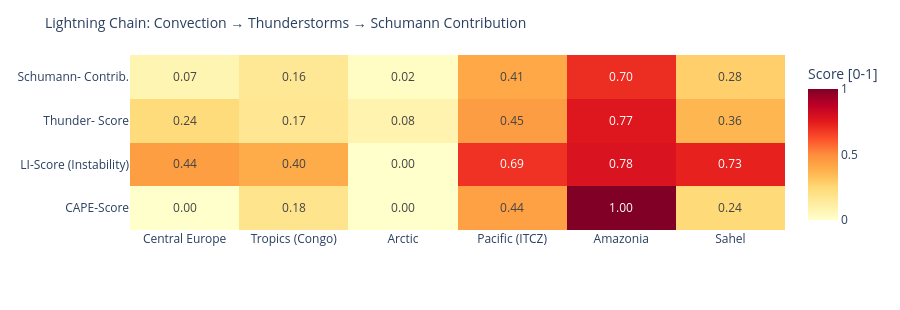

Write notebook code for a chart like this one.
### Code cell
# ============================================================
# LIGHTNING CHAIN: Convection → Thunderstorms → Schumann
# Shows the causal chain per measurement point as heatmap
# ============================================================

def cape_score(v):
    """CAPE → normalized score [0,1]"""
    if v is None or pd.isna(v): return 0.0
    return min(1.0, float(v) / 3000)

def li_score(v):
    """Lifted Index: negative = unstable → score [0,1]"""
    if v is None or pd.isna(v): return 0.3
    return min(1.0, max(0.0, (-float(v) + 6) / 12))

def cloud_score(v):
    if v is None or pd.isna(v): return 0.3
    return float(v) / 100

def thunder_score(row):
    """Kombinierter Gewitterwahrscheinlichkeits-Score
    CAPE + LI + Bedeckung + WMO-Gewitter + konvektiver Niederschlag (showers)
    Hinweis: X-Ray und Kp sind kein Bestandteil – nur geomagn./solarer Kontext.
    """
    cs = cape_score(row.get('cape'))
    ls = li_score(row.get('li'))
    cl = cloud_score(row.get('cloud'))
    t  = 1.0 if row.get('thunderstorm') else 0.0
    # Convective precipitation (showers) as additional indicator
    sh = min(1.0, (row.get('showers') or 0) / 5.0)
    return round(cs * 0.30 + ls * 0.25 + cl * 0.15 + t * 0.20 + sh * 0.10, 3)

def schumann_contribution(t_score, lat):
    """Schumann contribution: higher in tropics (±30°), scaled by thunderstorm score"""
    lat_weight = max(0.3, 1.0 - abs(lat) / 60)
    return round(t_score * lat_weight, 3)

df_atm['cape_score']   = df_atm.apply(lambda r: cape_score(r['cape']), axis=1)
df_atm['li_score']     = df_atm.apply(lambda r: li_score(r['li']),    axis=1)
df_atm['thunder_score']= df_atm.apply(lambda r: thunder_score(r.to_dict()), axis=1)
df_atm['schumann_contribution'] = df_atm.apply(
    lambda r: schumann_contribution(r['thunder_score'], r['lat']), axis=1)

metrics = ['cape_score', 'li_score', 'thunder_score', 'schumann_contribution']
labels  = ['CAPE-Score', 'LI-Score\n(Instability)', 'Thunder-\nScore', 'Schumann-\nContrib.']
z_data  = [df_atm[m].tolist() for m in metrics]

fig = go.Figure(go.Heatmap(
    z=z_data,
    x=df_atm['point'].tolist(),
    y=labels,
    colorscale='YlOrRd',
    zmin=0, zmax=1,
    text=[[f'{v:.2f}' for v in row] for row in z_data],
    texttemplate='%{text}', textfont=dict(size=12),
    colorbar=dict(title='Score [0-1]')
))
fig.update_layout(
    title=dict(text='Lightning Chain: Convection → Thunderstorms → Schumann Contribution', font=dict(size=14)),
    height=310,
    plot_bgcolor='rgba(0,0,0,0)', paper_bgcolor='rgba(0,0,0,0)',
    margin=dict(l=130, r=80, t=55, b=80)
)
fig.show()

### Figure 1 — Plotly figure (JSON) as saved in the notebook; plotly's stock layout.template omitted (floating-point values rounded to 4 significant figures)
{"data": [{"colorbar": {"title": {"text": "Score [0-1]"}}, "colorscale": [[0.0, "rgb(255,255,204)"], [0.125, "rgb(255,237,160)"], [0.25, "rgb(254,217,118)"], [0.375, "rgb(254,178,76)"], [0.5, "rgb(253,141,60)"], [0.625, "rgb(252,78,42)"], [0.75, "rgb(227,26,28)"], [0.875, "rgb(189,0,38)"], [1.0, "rgb(128,0,38)"]], "text": [["0.00", "0.18", "0.00", "0.44", "1.00", "0.24"], ["0.44", "0.40", "0.00", "0.69", "0.78", "0.73"], ["0.24", "0.17", "0.08", "0.45", "0.77", "0.36"], ["0.07", "0.16", "0.02", "0.41", "0.70", "0.28"]], "textfont": {"size": 12}, "texttemplate": "%{text}", "type": "heatmap", "x": ["Central Europe", "Tropics (Congo)", "Arctic", "Pacific (ITCZ)", "Amazonia", "Sahel"], "y": ["CAPE-Score", "LI-Score\n(Instability)", "Thunder-\nScore", "Schumann-\nContrib."], "z": [[0.0, 0.18, 0.0, 0.4367, 1.0, 0.2433], [0.4417, 0.4, 0.0, 0.6917, 0.7833, 0.7333], [0.236, 0.168, 0.081, 0.445, 0.768, 0.361], [0.071, 0.157, 0.024, 0.408, 0.704, 0.283]], "zmax": 1, "zmin": 0}], "layout": {"height": 310, "margin": {"b": 80, "l": 130, "r": 80, "t": 55}, "paper_bgcolor": "rgba(0,0,0,0)", "plot_bgcolor": "rgba(0,0,0,0)", "title": {"font": {"size": 14}, "text": "Lightning Chain: Convection → Thunderstorms → Schumann Contribution"}}}
